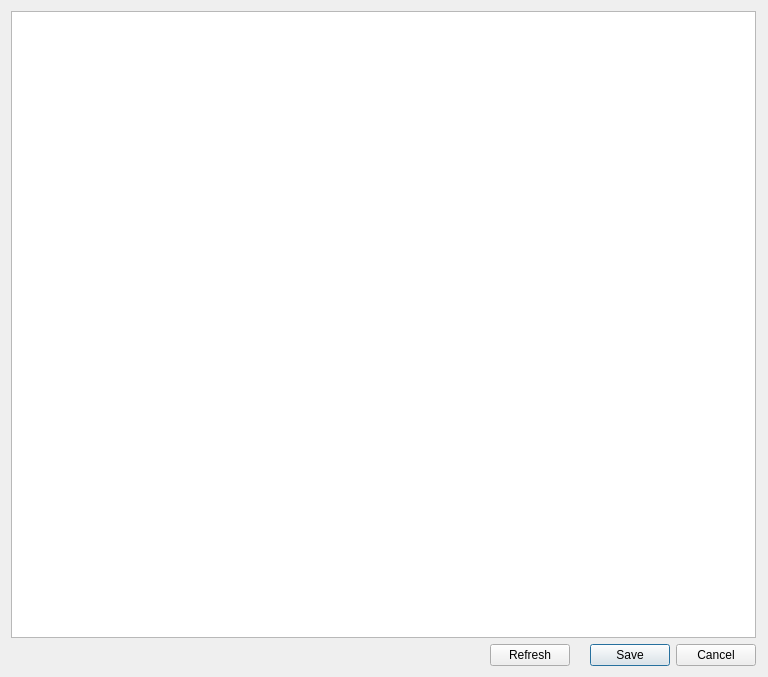
<?xml version="1.0" encoding="UTF-8"?>
<ui version="4.0">
 <class>FileEditorDialog</class>
 <widget class="QDialog" name="FileEditorDialog">
  <property name="windowModality">
   <enum>Qt::ApplicationModal</enum>
  </property>
  <property name="geometry">
   <rect>
    <x>0</x>
    <y>0</y>
    <width>768</width>
    <height>677</height>
   </rect>
  </property>
  <property name="windowTitle">
   <string>File editor</string>
  </property>
  <property name="styleSheet">
   <string notr="true">
QWidget {
    background-color: #fae8b7;
    color: #586e75;
}

QToolBar {
    border:0px;
}

QGraphicsView, QTextEdit, QPlainTextEdit, QTreeWidget, QListWidget, QLineEdit, QSpinBox, QComboBox {
    background-color: #fdf6e3;
}

QLabel, QMenu, QStatusBar {
  color: #586e75;
}

QMenuBar::item {
    background-color: #fae8b7;
}

QMenu::item:selected {
    color: #f2f2f2;
    background-color: #383838;
}

QToolButton:hover {
    background-color: #383838;
}

QGroupBox {
    color: #586e75;
    font: bold 12px;
    padding: 15px;
    border-style: none;
}

QAbstractScrollArea::corner {
    background: #fae8b7;
}

QScrollBar::add-page:horizontal, QScrollBar::sub-page:horizontal, QScrollBar::add-page:vertical, QScrollBar::sub-page:vertical {
  background: none;
}

QComboBox {
    selection-color: #f2f2f2;
    selection-background-color: #fae8b7;
}

QComboBox QAbstractItemView {
    background-color: #fdf6e3;
}

QDockWidget, QMenuBar, QPushButton, QToolButton, QTabWidget, QHeaderView::section {
    color: #586e75;
    font: bold 11px;
}

QTabBar {
    color: #586e75;
}

QRadioButton, QCheckBox {
  color: #586e75;
}

QRadioButton::disabled, QCheckBox::disabled {
  color: gray;
}
// bg-color=#fdf6e3
// fg-color=#586e75
// tool-bar=#fae8b7
// selection-bg=#383838 
// selection-fg=#f2f2f2
 </string>
  </property>
  <property name="modal">
   <bool>false</bool>
  </property>
  <layout class="QVBoxLayout" name="verticalLayout">
   <property name="rightMargin">
    <number>12</number>
   </property>
   <item>
    <widget class="QTextEdit" name="uiFileTextEdit">
     <property name="html">
      <string>&lt;!DOCTYPE HTML PUBLIC &quot;-//W3C//DTD HTML 4.0//EN&quot; &quot;http://www.w3.org/TR/REC-html40/strict.dtd&quot;&gt;
&lt;html&gt;&lt;head&gt;&lt;meta name=&quot;qrichtext&quot; content=&quot;1&quot; /&gt;&lt;style type=&quot;text/css&quot;&gt;
p, li { white-space: pre-wrap; }
&lt;/style&gt;&lt;/head&gt;&lt;body style=&quot; font-family:'Cantarell'; font-size:11pt; font-weight:400; font-style:normal;&quot;&gt;
&lt;p style=&quot;-qt-paragraph-type:empty; margin-top:0px; margin-bottom:0px; margin-left:0px; margin-right:0px; -qt-block-indent:0; text-indent:0px; font-family:'.SF NS Text'; font-size:13pt;&quot;&gt;&lt;br /&gt;&lt;/p&gt;&lt;/body&gt;&lt;/html&gt;</string>
     </property>
    </widget>
   </item>
   <item>
    <layout class="QHBoxLayout" name="horizontalLayout">
     <property name="spacing">
      <number>20</number>
     </property>
     <item>
      <spacer name="horizontalSpacer">
       <property name="orientation">
        <enum>Qt::Horizontal</enum>
       </property>
       <property name="sizeHint" stdset="0">
        <size>
         <width>40</width>
         <height>20</height>
        </size>
       </property>
      </spacer>
     </item>
     <item>
      <widget class="QPushButton" name="uiRefreshButton">
       <property name="text">
        <string>Refresh</string>
       </property>
      </widget>
     </item>
     <item>
      <widget class="QDialogButtonBox" name="uiButtonBox">
       <property name="sizePolicy">
        <sizepolicy hsizetype="Fixed" vsizetype="Fixed">
         <horstretch>0</horstretch>
         <verstretch>0</verstretch>
        </sizepolicy>
       </property>
       <property name="orientation">
        <enum>Qt::Horizontal</enum>
       </property>
       <property name="standardButtons">
        <set>QDialogButtonBox::Cancel|QDialogButtonBox::Save</set>
       </property>
      </widget>
     </item>
    </layout>
   </item>
  </layout>
 </widget>
 <resources>
  <include location="../../resources/resources.qrc"/>
 </resources>
 <connections>
  <connection>
   <sender>uiButtonBox</sender>
   <signal>accepted()</signal>
   <receiver>FileEditorDialog</receiver>
   <slot>accept()</slot>
   <hints>
    <hint type="sourcelabel">
     <x>554</x>
     <y>361</y>
    </hint>
    <hint type="destinationlabel">
     <x>303</x>
     <y>194</y>
    </hint>
   </hints>
  </connection>
  <connection>
   <sender>uiButtonBox</sender>
   <signal>rejected()</signal>
   <receiver>FileEditorDialog</receiver>
   <slot>reject()</slot>
   <hints>
    <hint type="sourcelabel">
     <x>508</x>
     <y>361</y>
    </hint>
    <hint type="destinationlabel">
     <x>303</x>
     <y>194</y>
    </hint>
   </hints>
  </connection>
 </connections>
</ui>
